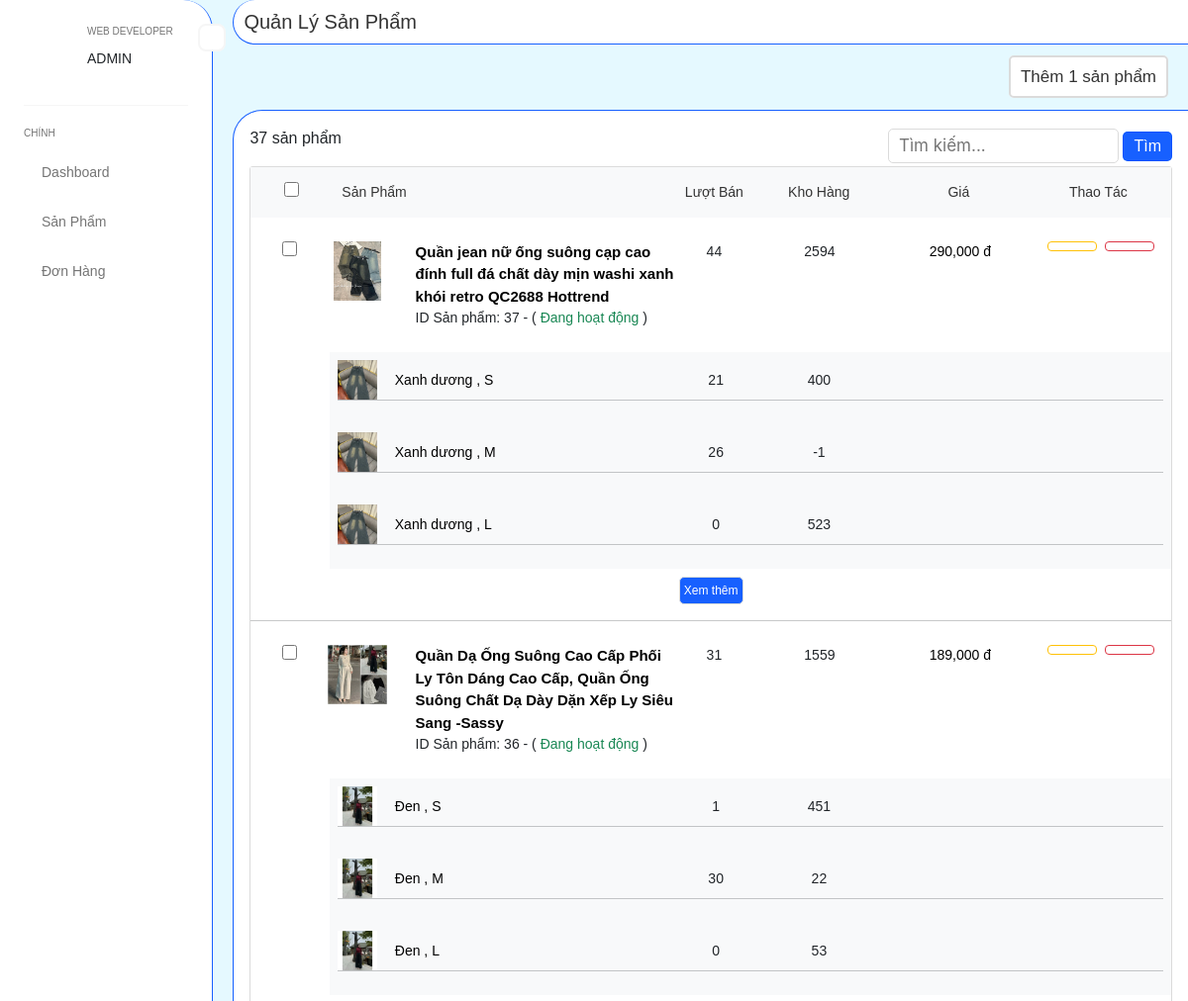
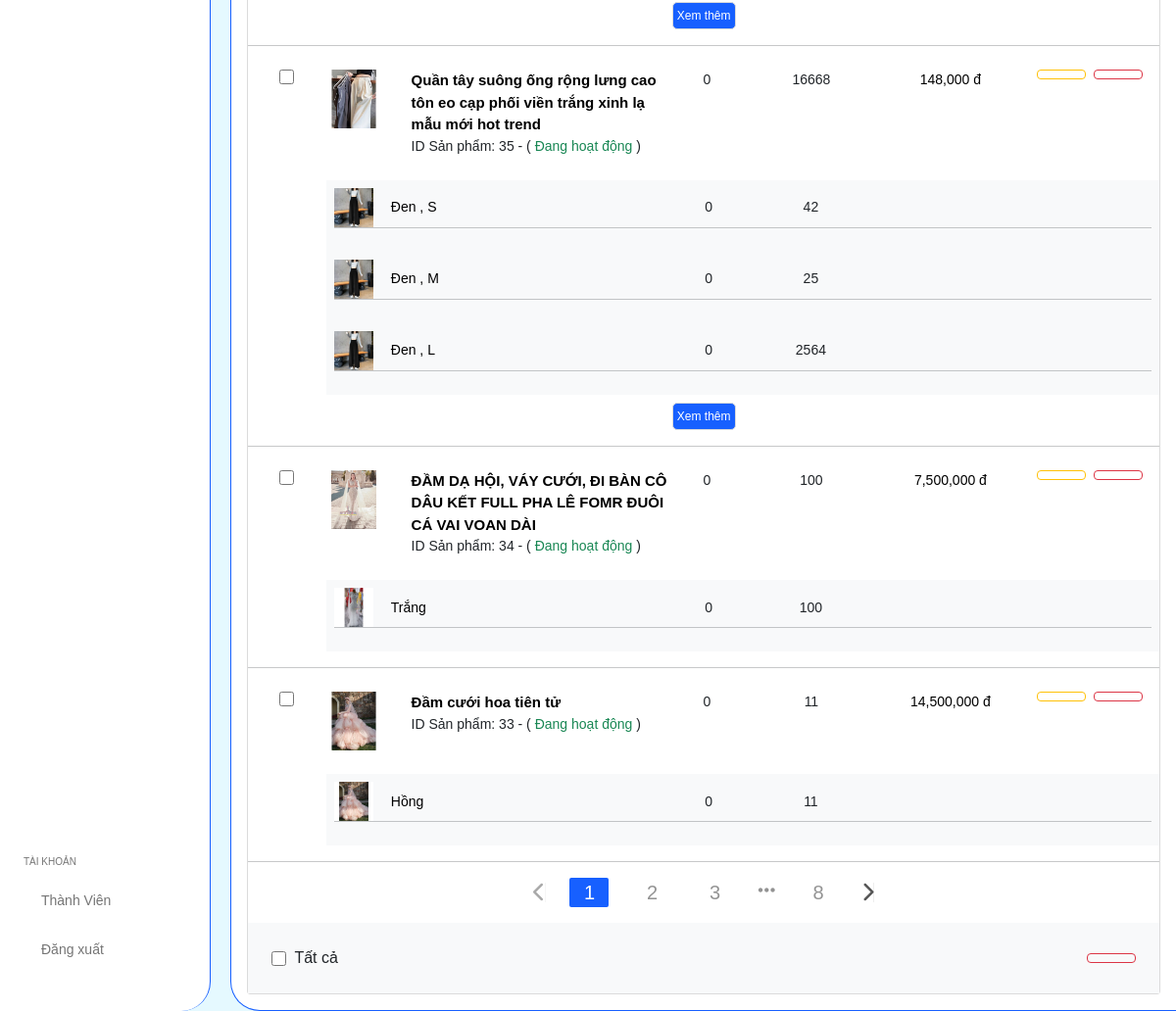
/admin/products (signed in), run on the app's committed database (2 pictures, top to bottom).
### tables this page shows
CREATE TABLE `products` (
  `id` int(11) NOT NULL,
  `cate_id` int(11) NOT NULL,
  `name` varchar(255) NOT NULL,
  `price` double(10,0) NOT NULL,
  `sell` int(11) NOT NULL DEFAULT 0,
  `discount_percent` float(10,0) NOT NULL,
  `description` varchar(3000) DEFAULT NULL,
  `status` tinyint(1) NOT NULL DEFAULT 0
);

### app/views/admin/products/index.php (the view, shortened to what the rows shown need)
<div class="custom-admin__content">
        <div class="custom-content__show p-3">
            <?php if (!empty($data_all_pro)): ?>
            <form action="<?= _WEB_ROOT_ ?>/admin/product/handle_del_groups" method="POST" onsubmit="return confirm('Bạn có chắc muốn xóa danh sách sản phẩm!')">
                <div class="custom-content__show--main">
                    <div class="custom-content__show--main--top bg-light">
                        <div class="row ">
                        </div>
                    </div>
                    <?php foreach ($data_all_pro as $pro): ?>
                        <div class="custom-table__item ">
                            <div class="row my-4 g-0">
                                <div class="col-1">
                                    <div class="text-center">
                                        <input type="checkbox" value="<?= $pro['id'] ?>" name="pro__del_groups[]" class="custom-table__check check-item" type="checkbox">
                                    </div>
                                </div>
                                <div class="col-11">
                                    <div class="row g-0">
                                        <div class="col-lg-5 col-12">
                                            <div class="row d-flex g-0">
                                                <div class="col-lg-3 col-sm-2 col-3">
                                                    <img style="width: 60px; height: 60px; object-fit: cover;"
                                                        src="<?= _WEB_ROOT_ ?>/public/assets/img/pro/<?= $pro['url_image'] ?>" alt="">
                                                </div>
                                                <div class="col-lg-9 col-sm-10 col-9">
                                                    <p class="m-0 text-black fs-15 fw-bold"><?= $pro['name'] ?></p>
                                                    <p class="m-0 fs-12">ID Sản phẩm: <?= $pro['id'] ?> - (
                                                        <?php if ($pro['status'] == 0): ?>
                                                            <span class="text-success">Đang hoạt động</span>
                                                        <?php else: ?>
                                                            <span class="text-danger">Hiện đang ẩn</span>
                                                        <?php endif; ?>
                                                        )
                                                    </p>
                                                </div>
                                            </div>
                                        </div>
                                        <div class="col-lg-1 col-3">
                                            <p class="m-0 fs-12 text-center"><?= $pro['sell'] ?></p>
                                        </div>
                                        <div class="col-lg-2 col-4">
                                            <p class="m-0 fs-12 text-center"><?= $pro['total_quantity'] ?></p>
                                        </div>
                                        <div class="col-lg-2 col-3">
                                            <p class="m-0 text-black fs-12 text-center"><?= number_format($pro['price']) ?> đ</p>
                                        </div>
                                        <div class="col-lg-2 col-2 ">
                                            <div class="d-flex justify-content-center gap-2">
                                                <a href="<?= _WEB_ROOT_ ?>/admin/product-edit-<?= $pro['id'] ?>" style="width: 50px;" data-bs-toggle="tooltip" title="Chỉnh sửa"
                                                    class="btn btn-outline-warning btn-sm "><i class="ph ph-pen"></i></a>
                                                <a href="<?= _WEB_ROOT_ ?>/admin/product/handle-del-<?= $pro['id'] ?>" style="width: 50px;" data-bs-toggle="tooltip" title="Xóa!"
                                                onclick="return confirm('Bạn có chắc muốn xóa sản phẩm!')" class="btn btn-outline-danger btn-sm "></a>
                                            </div>
                                        </div>
                                    </div>
                                </div>
                            </div>
                            <?php if (!empty($pro['variants'])):
                                $data = json_decode($pro['variants'], true); ?>
                                <div class="container-variants">
                                    <?php foreach ($data as $pro_variant): ?>
                                        <div class="variant-item">
                                            <div class="row ">
                                                <div class="col-1"></div>
                                                <div class="col-11">
                                                    <div class="row g-0 p-2 bg-light align-items-center">
                                                        <div class="col-lg-5 col-12 bg-light">
                                                            <div class="row d-flex g-0 ">
                                                                <div class="col-lg-2 col-sm-2 col-3 ">
                                                                    <?php if ($pro_variant['url_image'] != null): ?>
                                                                        <img style="width: 40px; height: 40px; object-fit: cover;"
                                                                            src="<?= _WEB_ROOT_ ?>/public/assets/img/pro/<?= $pro_variant['url_image'] ?>"
                                                                            alt="">
                                                                    <?php endif ?>
                                                                </div>
                                                                <div class="col-lg-10 col-sm-10 col-9 d-flex align-items-center">
                                                                    <p class="m-0 text-black fs-12">
                                                                        <?php if ($pro_variant['cor_name'] != ''):
                                                                            echo $pro_variant['cor_name'];
                                                                        endif ?>
                                                                        <?php if ($pro_variant['cor_name'] != '' && $pro_variant['size_name'] != ''):
                                                                            echo ', ';
                                                                        endif ?>
                                                                        <?php if ($pro_variant['size_name'] != ''):
                                                                            echo ' ' . $pro_variant['size_name'] . '';
                                                                        endif ?>
                                                                    </p>
                                                                </div>
                                                            </div>
                                                        </div>
                                                        <div class="col-lg-1 col-3 bg-light">
                                                            <p class="m-0 fs-12 text-center"><?=$pro_variant['sell']?></p>
                                                        </div>
                                                        <div class="col-lg-2 col-3 bg-light">
                                                            <p class="m-0 text-center fs-12"><?= $pro_variant['quantity'] ?></p>
                                                        </div>
                                                        <hr>
                                                    </div>
                                                </div>
                                            </div>
                                        </div>
                                    <?php endforeach ?>
                                    <div class="text-center mt-2">
                                        <button type="button" class="btn-toggle-variants">Xem thêm</button>
                                    </div>
                                </div>
                            <?php endif ?>
                        </div>
                        <hr>
                    <?php endforeach ?>
                    <ul class="pagination">
                        <?php if (isset($links))
                        echo $links; ?>
                    </ul>
                    <div class="custom-content__button bg-light p-4 mt-3">
                        <div class="d-flex justify-content-between align-items-center">
                        </div>
                    </div>
                </div>
            </form>
            <?php else : ?>
            <div class="d-flex align-items-center justify-content-center mt-5">
                <p class="alert alert-warning w-100 text-center">Hiện tại không có sản phẩm nào!</h3>
            </div>
    <?php endif; ?>
    </div>
</div>

### data on the page
products: shows a picture, name "Quần jean nữ ống suông cạp cao đính full đá chất dày mịn washi xanh khói retro QC2688 Hottrend", id "37", status "Đang hoạt động", sell "44", total_quantity "2594", price "290,000", cor_name "Xanh dương", size_name "S", sell "21", quantity "400", size_name "M", sell "26", quantity "-1", size_name "L", sell "0", quantity "523"
products: shows a picture, name "Quần Dạ Ống Suông Cao Cấp Phối Ly Tôn Dáng Cao Cấp, Quần Ống Suông Chất Dạ Dày Dặn Xếp Ly Siêu Sang -Sassy", id "36", status "Đang hoạt động", sell "31", total_quantity "1559", price "189,000", cor_name "Đen", size_name "S", sell "1", quantity "451", size_name "M", sell "30", quantity "22", size_name "L", sell "0", quantity "53"
products: shows a picture, name "Quần tây suông ống rộng lưng cao tôn eo cạp phối viền trắng xinh lạ mẫu mới hot trend", id "35", status "Đang hoạt động", sell "0", total_quantity "16668", price "148,000", cor_name "Đen", size_name "S", quantity "42", size_name "M", quantity "25", size_name "L", quantity "2564"
products: shows a picture, name "ĐẦM DẠ HỘI, VÁY CƯỚI, ĐI BÀN CÔ DÂU KẾT FULL PHA LÊ FOMR ĐUÔI CÁ VAI VOAN DÀI", id "34", status "Đang hoạt động", sell "0", total_quantity "100", price "7,500,000", cor_name "Trắng", quantity "100"
products: shows a picture, name "Đầm cưới hoa tiên tử", id "33", status "Đang hoạt động", sell "0", total_quantity "11", price "14,500,000", cor_name "Hồng", quantity "11"

### other printed values
$total_pro['total'] "37"
$total_page "8"
